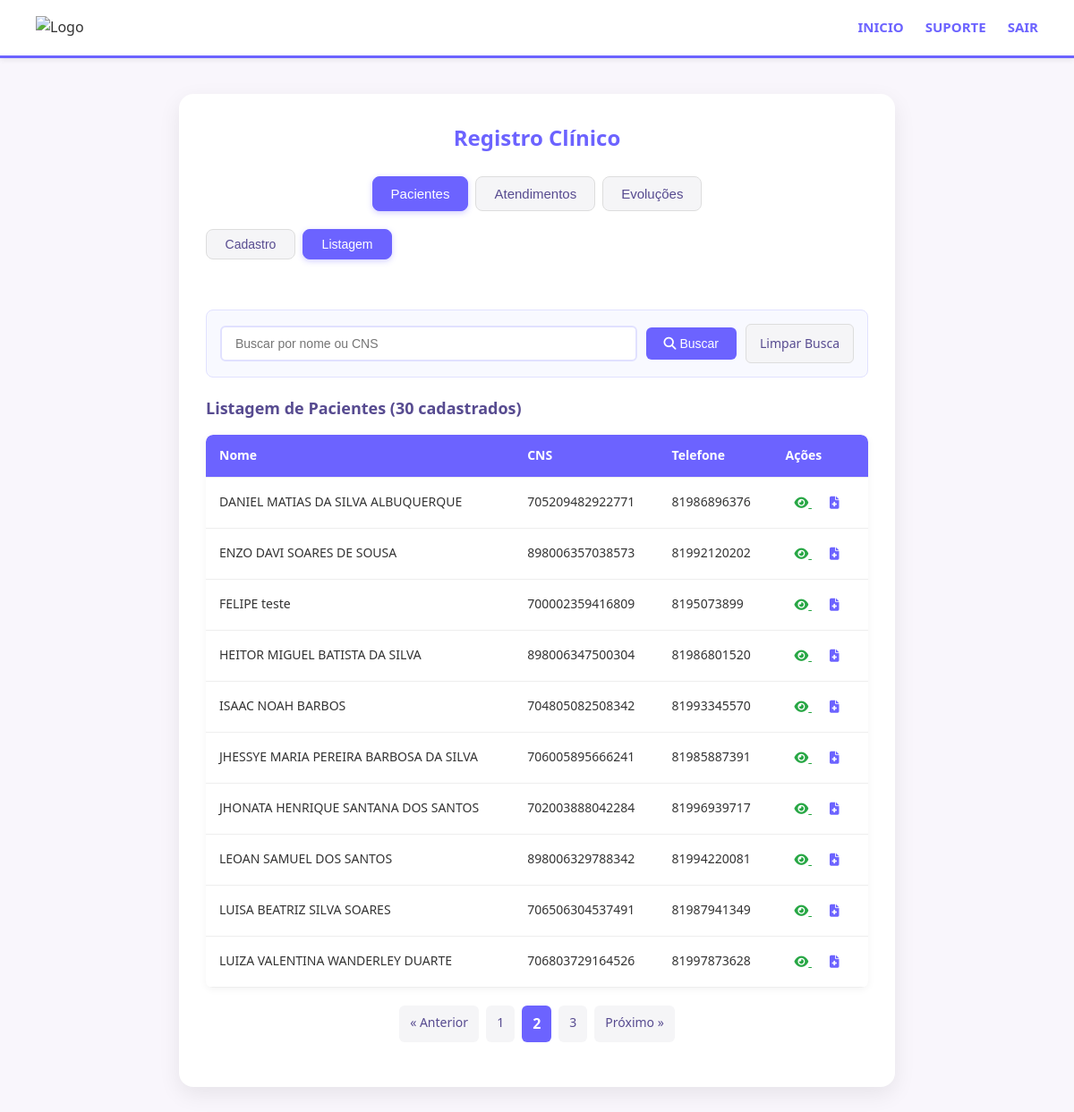
The page /app/r_clinico/pcnt/?sub=documentos&pagina=2 (signed in) on the database its author committed.
### tables this page shows
CREATE TABLE `paciente` (
  `id` int NOT NULL AUTO_INCREMENT,
  `cns` char(15) DEFAULT NULL COMMENT 'Cartão Nacional de Saúde (opcional se tiver CPF)',
  `nome` varchar(100) NOT NULL COMMENT 'Nome completo do paciente',
  `data_nascimento` date NOT NULL COMMENT 'Data de nascimento',
  `sexo` char(1) NOT NULL COMMENT 'Sexo (M/F)',
  `raca_cor` char(2) DEFAULT NULL COMMENT 'Raça/cor (01-06 conforme tabela)',
  `etnia` char(4) DEFAULT NULL COMMENT 'Código de etnia (se raça=05)',
  `nacionalidade` char(3) DEFAULT NULL COMMENT 'Código de nacionalidade',
  `cep` char(8) DEFAULT NULL COMMENT 'CEP do endereço',
  `endereco` varchar(100) DEFAULT NULL COMMENT 'Nome do logradouro',
  `numero` varchar(10) DEFAULT NULL COMMENT 'Número do endereço',
  `complemento` varchar(20) DEFAULT NULL COMMENT 'Complemento do endereço',
  `bairro` varchar(50) DEFAULT NULL COMMENT 'Bairro',
  `municipio_ibge` char(6) DEFAULT NULL COMMENT 'Código IBGE do município',
  `telefone` char(11) DEFAULT NULL COMMENT 'Telefone com DDD',
  `email` varchar(50) DEFAULT NULL COMMENT 'E-mail',
  `cpf` char(11) DEFAULT NULL COMMENT 'CPF (opcional se tiver CNS)',
  `situacao_rua` char(1) DEFAULT NULL COMMENT 'Situação de rua (S/N)',
  `data_cadastro` timestamp NULL DEFAULT CURRENT_TIMESTAMP COMMENT 'Data do cadastro',
  `data_atualizacao` timestamp NULL DEFAULT CURRENT_TIMESTAMP ON UPDATE CURRENT_TIMESTAMP COMMENT 'Última atualização',
  `codigo_logradouro` varchar(45) DEFAULT '1',
  PRIMARY KEY (`id`)
);

### app/r_clinico/pcnt/classes/conteudo.r_clinico.pcnt.class.php (the view, shortened to what the rows shown need)
<?php
include_once "paciente.class.php";
class ConteudoRClinicoPCNT
{
    private $paciente;
    private $paciente_id;
    public function __construct($paciente_id = null)
    {
        $this->paciente = new Paciente();
        $this->paciente_id = $paciente_id;
    }
    public function render()
    {
$html = <<<HTML
            <!DOCTYPE html>
            <html lang="pt-BR">
            <head>
                <meta charset="UTF-8">
                <meta name="viewport" content="width=device-width, initial-scale=1.0">
                <title>Registro Clínico - Pacientes</title>
                <link rel="stylesheet" href="./src/style.css">
                <link rel="stylesheet" href="https://cdnjs.cloudflare.com/ajax/libs/font-awesome/6.6.0/css/all.min.css  ">
            </head>
HTML;
        $body = $this->renderBody();
        $html .= $body;
        $html .= <<<HTML
            <script src="./src/script.js"></script>
            <script src="https://cdnjs.cloudflare.com/ajax/libs/jquery/3.6.0/jquery.min.js  "></script>
            <script src="https://cdnjs.cloudflare.com/ajax/libs/jquery.mask/1.14.16/jquery.mask.min.js  "></script>
        </body>
        </html>
HTML;
        return $html;
    }
    private function renderBody()
    {
        $resultado = null;
        $pacienteBuscado = null;
$html = <<<HTML
            <body>
                <header>
                    <div class="logo">
                        <img src="#" alt="Logo">
                    </div>
                    <nav>
                        <ul>
                            <li><a href="../../">INICIO</a></li>
                            <li><a href="#">SUPORTE</a></li>
                            <li><a href="?sair">SAIR</a></li>
                        </ul>
                    </nav>
                </header>
                <section class="simple-box">
                    <h2>Registro Clínico</h2>
                    <div class="tabs" id="main-tabs">
                        <button class="tab-btn active" onclick="redirectToTab('pacientes')">Pacientes</button>
                        <button class="tab-btn" onclick="redirectToTab('atendimentos')">Atendimentos</button>
                        <button class="tab-btn" onclick="redirectToTab('evolucoes')">Evoluções</button>
                    </div>
                    <div id="sub-tabs">
                        <div class="sub-tabs" id="sub-pacientes">
                            <button class="tab-btn" data-main="pacientes" data-sub="cadastro" onclick="showSubTab('pacientes', 'cadastro', this)">Cadastro</button>
                            <button class="tab-btn active" data-main="pacientes" data-sub="documentos" onclick="showSubTab('pacientes', 'documentos', this)">Listagem</button>
HTML;
$html .= <<<HTML
                            </div>
                        </div>
                        <div id="tab-content">
                            <div id="pacientes-cadastro" class="tab-content" style="display:none;">
                                {$this->getFormularioCadastro($resultado)}
                            </div>
                            <div id="pacientes-documentos" class="tab-content active">
                                {$this->getListagemPacientes($resultado, $pacienteBuscado)}
                            </div>
                            <div id="pacientes-historico" class="tab-content" style="display:none;">
HTML;
            if ($this->paciente_id) {
                $html .= $this->getHistoricoEvolucoesPorPaciente($this->paciente_id);
            } else {
                $html .= '<div class="form-message error">Paciente não especificado para exibir histórico.</div>';
            }
$html .= <<<HTML
                        </div>
                        <div id="pacientes-edicao" class="tab-content" style="display:none;">
                            {$this->getFormularioEdicao($resultado)}
                        </div>
                    </div>
                </section>
                <div id="modal-exclusao" class="modal" style="display:none;">
                    <div class="modal-content">
                        <div class="modal-header">
                            <h3>Confirmar Exclusão</h3>
                            <span class="close-modal" onclick="fecharModal()">&times;</span>
                        </div>
                        <div class="modal-body">
                            <p>Tem certeza que deseja excluir este paciente?</p>
                            <p><strong>Esta ação não pode ser desfeita.</strong></p>
                        </div>
                        <div class="modal-footer">
                            <button class="btn-cancel" onclick="fecharModal()">Cancelar</button>
                            <button class="btn-delete" id="confirmar-exclusao">Excluir</button>
                        </div>
                    </div>
                </div>
                <script src="./src/script.js"></script>
                <script src="https://cdnjs.cloudflare.com/ajax/libs/jquery/3.6.0/jquery.min.js  "></script>
                <script src="https://cdnjs.cloudflare.com/ajax/libs/jquery.mask/1.14.16/jquery.mask.min.js  "></script>
            </body>
HTML;
        return $html;
    }
    private function getListagemPacientes($resultado = null, $pacienteBuscado = null)
    {
        $mensagens = '';
        $termoBusca = $_GET['busca'] ?? '';
        $formularioBusca = '';
        $tabelaPacientes = '';
        $controls = '';
        if ($pacienteBuscado) {
            $dataNasc = date('d/m/Y', strtotime($pacienteBuscado['data_nascimento']));
            $tabelaPacientes = '
            <div class="table-container">
                <div class="paciente-detalhe">
                    <h3>Dados do Paciente Encontrado</h3>
                    <div class="paciente-info">
                        <p><strong>ID:</strong> ' . htmlspecialchars($pacienteBuscado['id']) . '</p>
                        <p><strong>Nome:</strong> ' . htmlspecialchars($pacienteBuscado['nome']) . '</p>
                        <p><strong>CNS:</strong> ' . (!empty($pacienteBuscado['cns']) ? htmlspecialchars($pacienteBuscado['cns']) : '-') . '</p>
                        <p><strong>Data de Nascimento:</strong> ' . $dataNasc . '</p>
                        <p><strong>Sexo:</strong> ' . ($pacienteBuscado['sexo'] == 'M' ? 'Masculino' : 'Feminino') . '</p>
                        <p><strong>Telefone:</strong> ' . (!empty($pacienteBuscado['telefone']) ? htmlspecialchars($pacienteBuscado['telefone']) : '-') . '</p>
                        <p><strong>Email:</strong> ' . (!empty($pacienteBuscado['email']) ? htmlspecialchars($pacienteBuscado['email']) : '-') . '</p>
                        <p><strong>Endereço:</strong> ' . htmlspecialchars($pacienteBuscado['endereco'] . ', ' . $pacienteBuscado['numero'] . (!empty($pacienteBuscado['complemento']) ? ' - ' . $pacienteBuscado['complemento'] : '')) . '</p>
                        <p><strong>Bairro:</strong> ' . htmlspecialchars($pacienteBuscado['bairro']) . '</p>
                        <p><strong>CEP:</strong> ' . (!empty($pacienteBuscado['cep']) ? htmlspecialchars($pacienteBuscado['cep']) : '-') . '</p>
                        <p><strong>Raça/Cor:</strong> ' . $this->getDescricaoRacaCor($pacienteBuscado['raca_cor']) . '</p>
                        <p><strong>Nacionalidade:</strong> ' . $this->getDescricaoNacionalidade($pacienteBuscado['nacionalidade']) . '</p>
                        <p><strong>Situação de Rua:</strong> ' . ($pacienteBuscado['situacao_rua'] == 'S' ? 'Sim' : 'Não') . '</p>
                    </div>
                    <div class="paciente-actions">
                        <button class="btn-edit" onclick="editarPaciente(' . $pacienteBuscado['id'] . ')" title="Editar">
                            <i class="fas fa-edit"></i> Editar
                        </button>
                        <button class="btn-delete" onclick="confirmarExclusao(' . $pacienteBuscado['id'] . ')">
                            <i class="fas fa-trash"></i> Excluir
                        </button>
                        <button class="btn-evolucao" onclick="abrirEvolucao(' . $pacienteBuscado['id'] . ')">
                            <i class="fas fa-file-medical"></i> Evolução
                        </button>
                        <button class="btn-historico" onclick="showSubTab(\'pacientes\', \'historico\', this)">
                            <i class="fas fa-history"></i> Histórico
                        </button>
                        <a href="?sub=documentos" class="btn-clear">
                            <i class="fas fa-arrow-left"></i> Voltar
                        </a>
                    </div>
                </div>
            </div>';
        } else {
            $pagina = isset($_GET['pagina']) && is_numeric($_GET['pagina']) ? (int)$_GET['pagina'] : 1;
            $porPagina = 10;
            $pacientes = $this->paciente->buscarPorTermoPaginado($termoBusca, $pagina, $porPagina);
            $totalPacientes = $this->paciente->getTotalPacientes($termoBusca);
            $totalPaginas = ceil($totalPacientes / $porPagina);
            $formularioBusca = '
            <div class="search-bar">
                <form method="GET" class="search-form">
                    <input type="hidden" name="sub" value="documentos">
                    <input type="text" name="busca" placeholder="Buscar por nome ou CNS"
                        value="' . htmlspecialchars($termoBusca) . '" maxlength="100">
                    <button type="submit" class="btn-search">
                        <i class="fas fa-search"></i> Buscar
                    </button>
                    <a href="?sub=documentos" class="btn-clear">Limpar Busca</a>
                </form>
            </div>';
            if (!empty($pacientes)) {
                $tabelaPacientes = '
                <div class="table-container">
                    <table class="pacientes-table">
                        <thead>
                            <tr>
                                <th>Nome</th>
                                <th>CNS</th>
                                <th>Telefone</th>
                                <th>Ações</th>
                            </tr>
                        </thead>
                        <tbody>';
                foreach ($pacientes as $paciente) {
                    $tabelaPacientes .= '
                        <tr>
                            <td>' . htmlspecialchars($paciente['nome']) . '</td>
                            <td>' . (!empty($paciente['cns']) ? htmlspecialchars($paciente['cns']) : '-') . '</td>
                            <td>' . (!empty($paciente['telefone']) ? htmlspecialchars($paciente['telefone']) : '-') . '</td>
                            <td>
                                <a href="?id=' . $paciente['id'] . '&sub=documentos" class="btn-view" title="Visualizar">
                                    <i class="fas fa-eye"></i>
                                </a>
                                <button class="btn-edit" onclick="abrirEvolucao(' . $paciente['id'] . ')" title="Evolucao">
                                    <i class="fas fa-file-medical"></i>
                                </button>
                            </td>
                        </tr>';
                }
                $tabelaPacientes .= '
                        </tbody>
                    </table>
                </div>
                <div class="table-actions">
                    <button class="btn-delete-multiple" onclick="excluirSelecionados()" id="btn-excluir-selecionados" style="display:none;">
                        <i class="fas fa-trash"></i> Excluir Selecionados
                    </button>
                </div>';
                if ($totalPaginas > 1) {
                    $controls = '<div class="pagination-controls">';
                    if ($pagina > 1) {
                        $prev = $pagina - 1;
                        $controls .= '<a href="?sub=documentos' . (!empty($termoBusca) ? '&busca=' . urlencode($termoBusca) : '') . '&pagina=' . $prev . '" class="btn-pagination">&laquo; Anterior</a>';
                    }
                    for ($i = max(1, $pagina - 2); $i <= min($totalPaginas, $pagina + 2); $i++) {
                        if ($i == $pagina) {
                            $controls .= '<span class="pagination-current">' . $i . '</span>';
                        } else {
                            $controls .= '<a href="?sub=documentos' . (!empty($termoBusca) ? '&busca=' . urlencode($termoBusca) : '') . '&pagina=' . $i . '" class="btn-pagination">' . $i . '</a>';
                        }
                    }
                    if ($pagina < $totalPaginas) {
                        $next = $pagina + 1;
                        $controls .= '<a href="?sub=documentos' . (!empty($termoBusca) ? '&busca=' . urlencode($termoBusca) : '') . '&pagina=' . $next . '" class="btn-pagination">Próximo &raquo;</a>';
                    }
                    $controls .= '</div>';
                }
            } else {
                $tabelaPacientes = '<div class="no-data">Nenhum paciente encontrado.</div>';
            }
        }
        $total = $pacienteBuscado ? 1 : $totalPacientes ?? 0;
        return '
        <div class="listagem-container">
            ' . $mensagens . '
            ' . $formularioBusca . '
            <div class="table-header">
                <h3>' . ($pacienteBuscado ? 'Detalhes do Paciente' : 'Listagem de Pacientes (' . $total . ' cadastrado' . ($total != 1 ? 's' : '') . ')') . '</h3>
            </div>
            ' . $tabelaPacientes . '
            ' . $controls . '
        </div>';
    }
    private function getFormularioEdicao($resultado = null)
    {
        $id = isset($_GET['id']) ? (int)$_GET['id'] : 0;
        if ($id <= 0) {
            return '<div class="form-message error">ID do paciente não informado.</div>';
        }
    }
}
?>

### rows shown on the page
paciente: nome "DANIEL MATIAS DA SILVA ALBUQUERQUE", cns "705209482922771", telefone "81986896376"
paciente: nome "ENZO DAVI SOARES DE SOUSA", cns "898006357038573", telefone "81992120202"
paciente: nome "FELIPE teste", cns "700002359416809", telefone "8195073899"
paciente: nome "HEITOR MIGUEL BATISTA DA SILVA", cns "898006347500304", telefone "81986801520"
paciente: nome "ISAAC NOAH BARBOS", cns "704805082508342", telefone "81993345570"
paciente: nome "JHESSYE MARIA PEREIRA BARBOSA DA SILVA", cns "706005895666241", telefone "81985887391"
paciente: nome "JHONATA HENRIQUE SANTANA DOS SANTOS", cns "702003888042284", telefone "81996939717"
paciente: nome "LEOAN SAMUEL DOS SANTOS", cns "898006329788342", telefone "81994220081"
paciente: nome "LUISA BEATRIZ SILVA SOARES", cns "706506304537491", telefone "81987941349"
paciente: nome "LUIZA VALENTINA WANDERLEY DUARTE", cns "706803729164526", telefone "81997873628"

### other values the page prints
$total "30"
